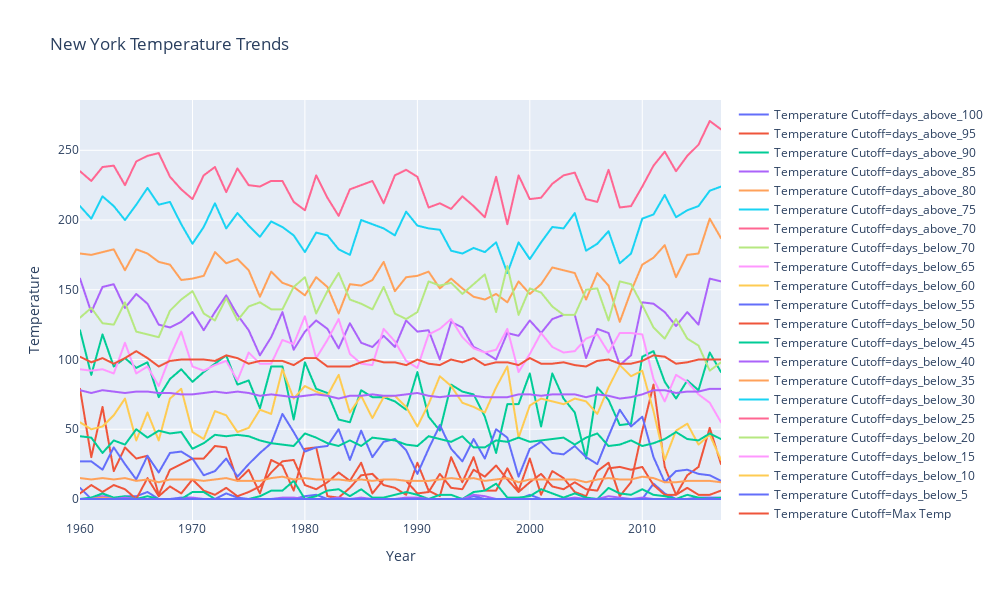

Notebook source saved alongside this figure:
### Code cell
fig = px.line(temp_df_melt, 
              x = 'Year', 
              y = 'Temperature', 
              color = 'Temperature Cutoff',
              title='New York Temperature Trends',
              height = 600,
              width = 1000)

fig.show()
